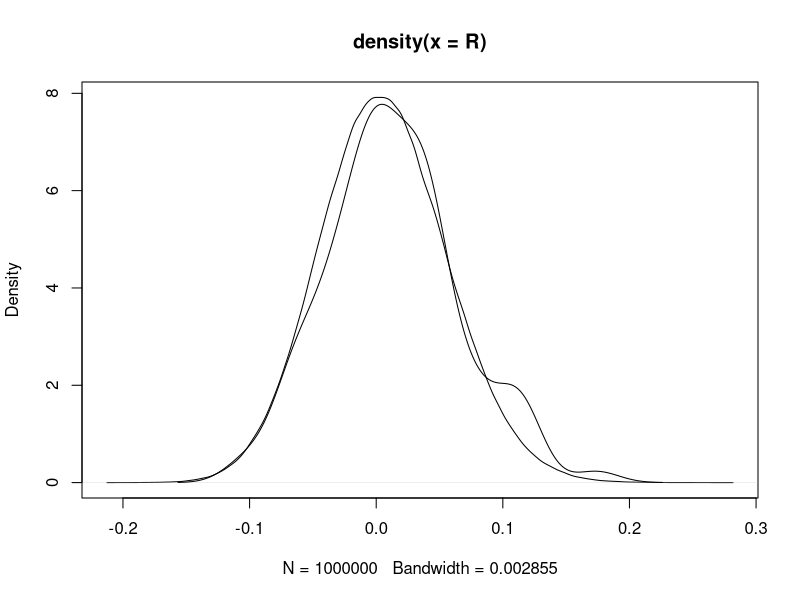
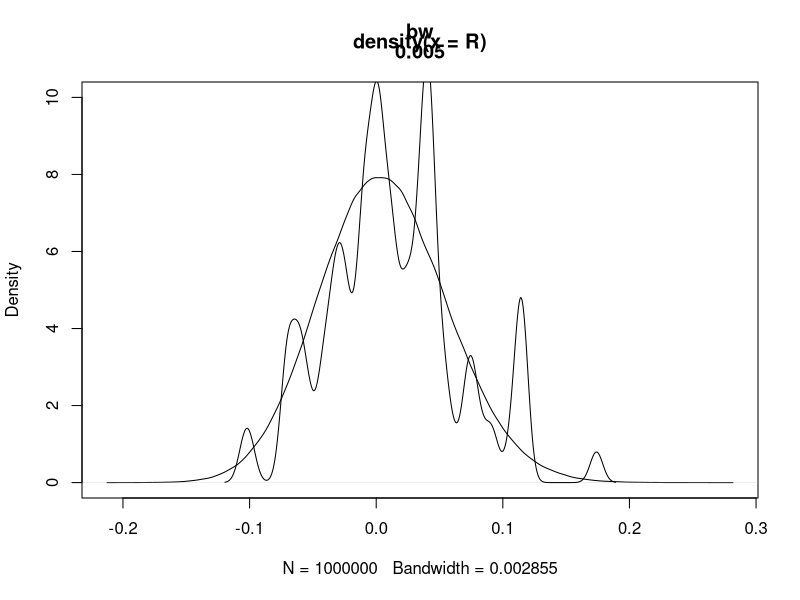
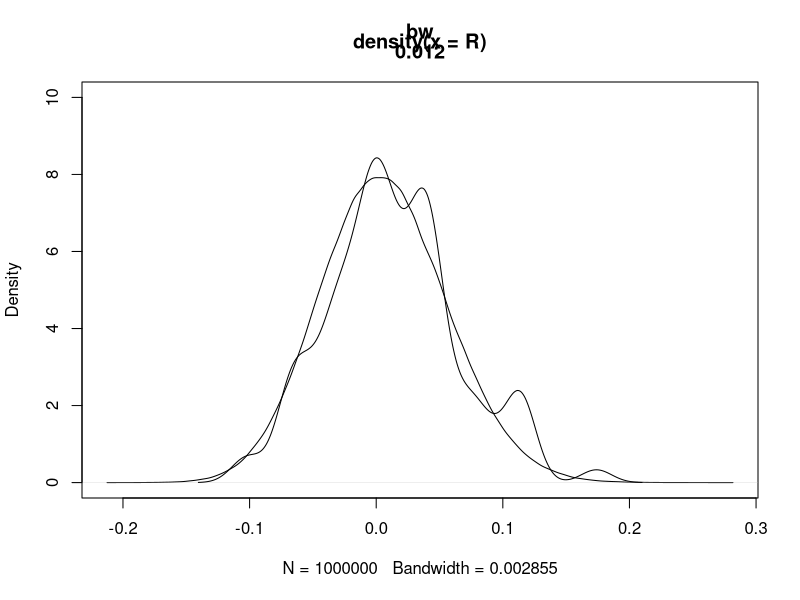
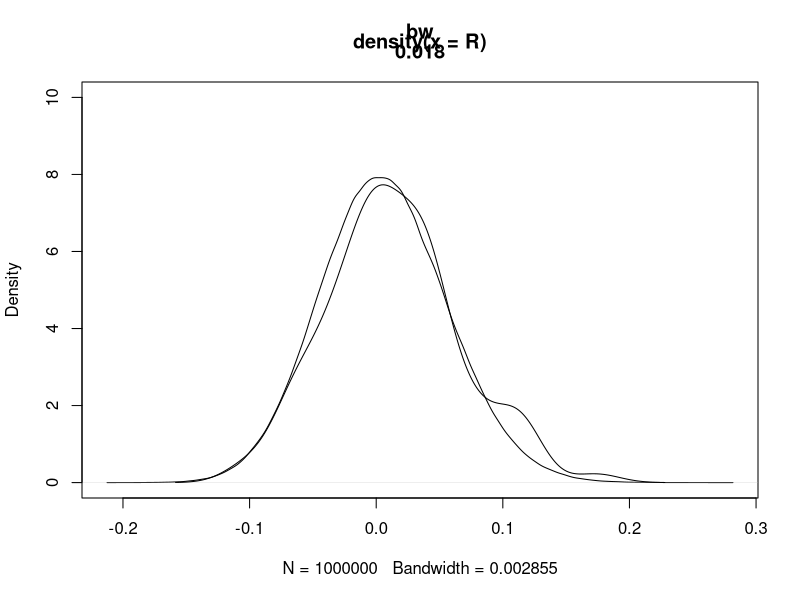
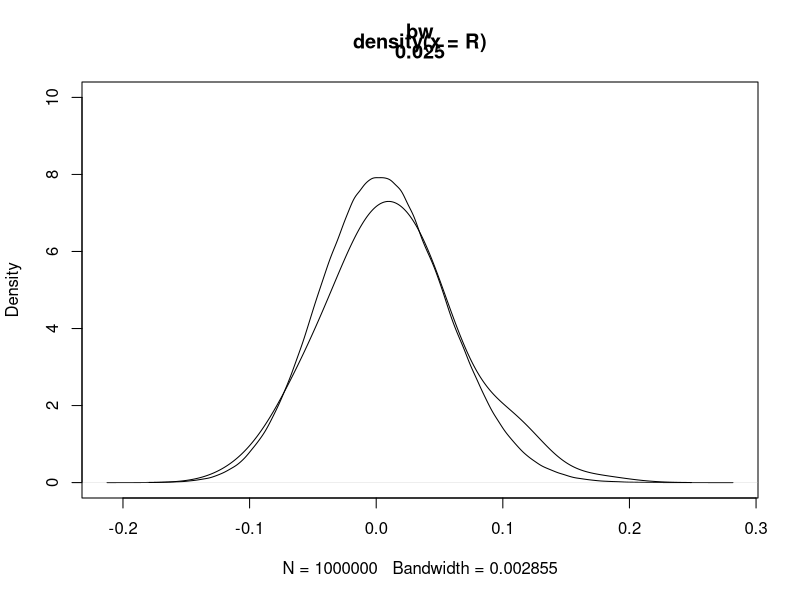

Source code (R) for these figures, in order:
xi <- .005;
sigma <- .05;
m <- 1000000;

R = rlnorm(m, xi, sigma) -1;
meanMC = mean(R);
sdMC = sd(R);

meanExact = exp(xi + .5*sigma^2) -1;
sdExact = exp(xi + .5*sigma^2)*sqrt(exp(sigma^2) - 1);

x11();
plot(density(R));
d = density(R[1:100]);
lines(d$x, d$y)

#c and d
bws = list(.005, .012, .018, .025);
for(i in 1:length(bws)){
  x11();
  plot(density(R), ylim=c(0,10))
  d = density(R[1:100], bw=bws[[i]]);
  lines(d$x, d$y);
  title(c('bw', bws[[i]]));
}
